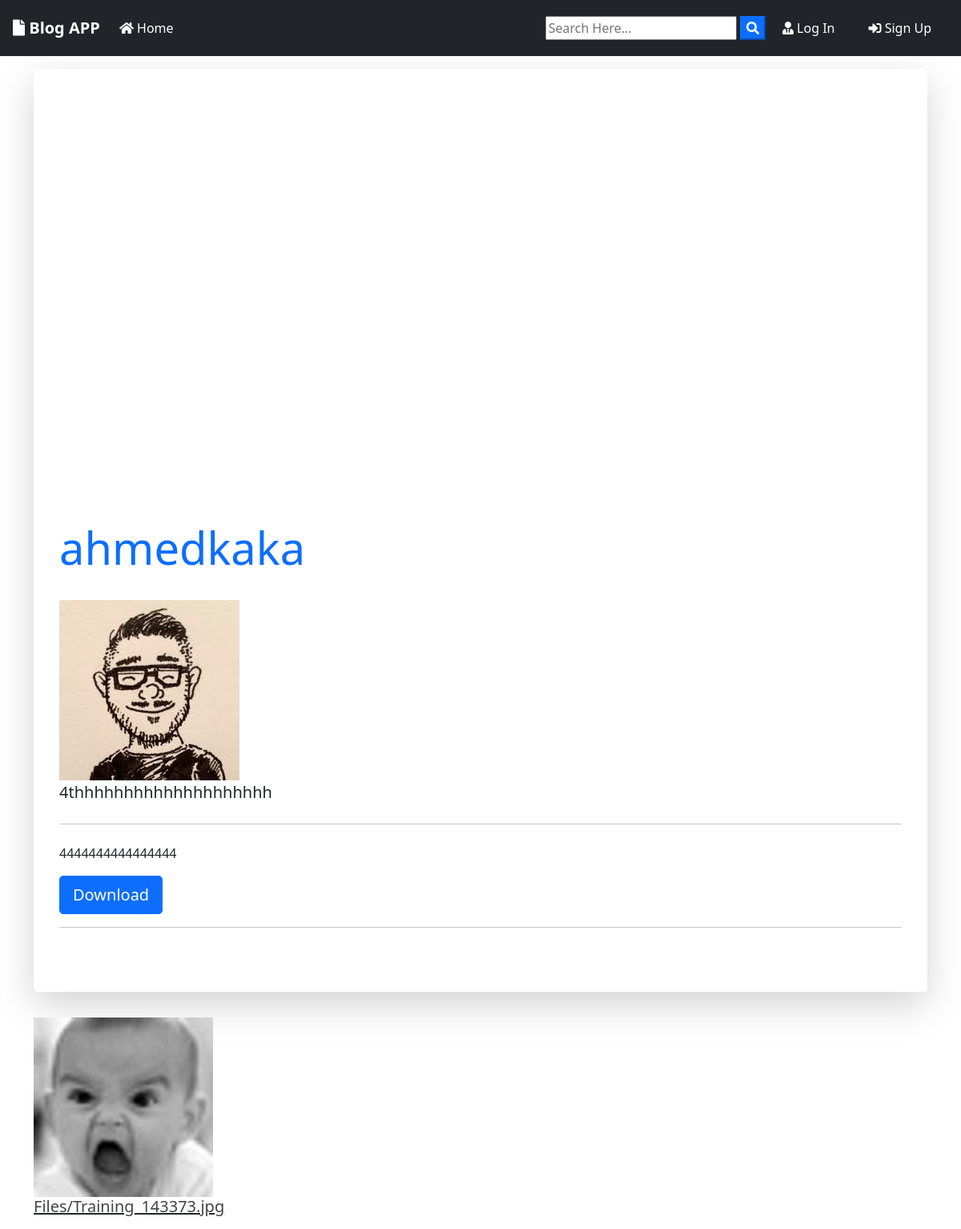
The app's page /post/4/ with its own data.
### blog/models.py (models this page shows, shortened)
class Post(models.Model):
    title = models.CharField(max_length=100)
    file = models.FileField(null=True, blank=True, upload_to='Files')
    content = models.TextField()
    date_posted = models.DateTimeField(default=timezone.now)
    author = models.ForeignKey(User,  on_delete=models.CASCADE)
    def extension(self):
        name , extension = os.path.splitext(self.file.name)
        return extension

### user/models.py (models this page shows, shortened)
class Profile(models.Model):
    user = models.OneToOneField(User , on_delete=models.CASCADE)
    image = models.ImageField(default = 'default.jpeg' , upload_to ='profile_pics')

### blog/views.py (the view)
# urls.py: path('post/<int:pk>/', PostDetailView.as_view(), name='post-detail'),       #see individual post details ok
class PostDetailView(DetailView):                           #see the individual created post details
    model = Post
    template_name = 'blog/post_detail.html'

### templates/blog/post_detail.html (shortened to what this page needs)
{% extends "blog/base.html" %}
{% block content %}
<div class="jumbotron mt-3 bg-white shadow-lg">
  <div id="profile-container">
   </div>    <h1 class="display-4"><a style="text-decoration:none" class="mr-2 " href="{% url 'user-posts' post.author.username  %}">{{post.author}}</h1></a>
  <br>
  <image id="profileImage" src="{{post.author.profile.image.url}}" />
  <p class="lead">{{post.title}}</p>
  <hr class="my-4">
  <p>{{post.content}}</p>
  <p class="lead">
      {% if object.author != user%}
    <a class="btn btn-primary btn-lg" href="{{post.file.url}}" role="button">Download</a>
      {%endif%}
  <hr>
</div>
<div>
  {% if object.file %}
    {% if object.extension == '.jpg' or object.extension == 'jpeg' or object.extension == 'png' %}
      <a href="{{ object.file.url }}"  download ><img src="{{ object.file.url }}" alt="" class="img-fluid "></a>
      <a href="{{ object.file.url }}"  download class="text-dark"><h5>{{ object.file }}</h5></a>
    {% else %}
      <a href="{{ object.file.url }}"  download class="text-dark"><h5>{{ object.file }}</h5></a>
    {% endif %}
  {% endif %}
</div>
</div>
{% endblock content %}

### static/main.css (style rules this page uses)
body { background: #fafafa; color: #333333; margin-top: 0; }
h1, h2, h3, h4, h5, h6 { color: #444444; }
#profile-container { width: 500px; height: 500px; overflow: hidden; -webkit-border-radius: 50%; -moz-border-radius: 50%; -ms-border-radius: 50%; -o-border-radius: 50%; border-radius: 50%; }

### records on screen
Post: author "ahmedkaka", author.profile.image (picture), title "4thhhhhhhhhhhhhhhhhhhh", content "4444444444444444", file (picture), file "Files/Training_143373.jpg"
